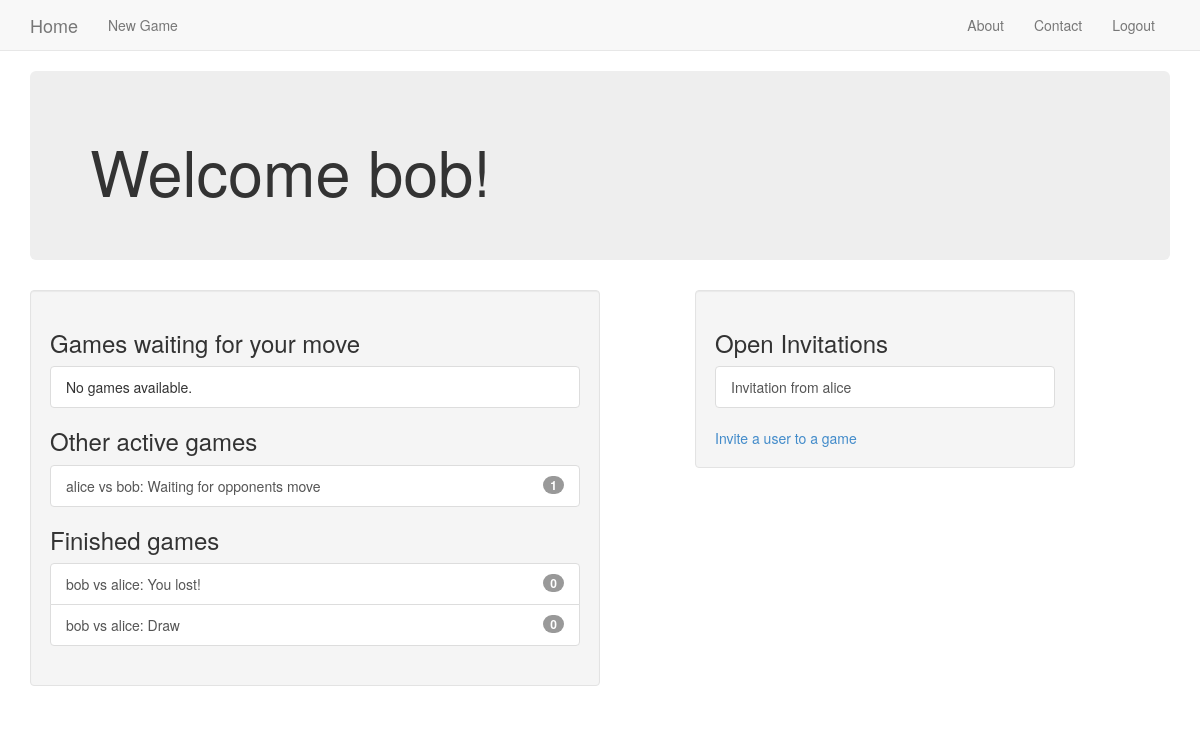
The app's page /user/home (signed in) with its own data.
### tictactoe/models.py (models this page shows, shortened)
class Game(models.Model):
    first_player = models.ForeignKey(User, related_name='games_first_player')
    second_player = models.ForeignKey(User, related_name='games_second_player')
    next_to_move = models.ForeignKey(User, related_name='games_to_move')
    start_time = models.DateTimeField(auto_now_add=True)
    last_active = models.DateTimeField(auto_now=True)
    status = models.CharField(max_length=1, default='A', choices=STATUS_CHOICES)
    objects = GamesManager()  # sets a new manager for this class.
    def __str__(self):
        return '{} vs {}'.format(self.first_player, self.second_player)

class Invitation(models.Model):
    from_user = models.ForeignKey(User, related_name='invitations_sent')
    to_user = models.ForeignKey(User, related_name='invitations_received', verbose_name='User to invite',
                                help_text='Select the user with who you want to play')
    message = models.CharField('Optional Message', max_length=200, blank=True,
                               help_text='Add a friendly message if you want')
    timestamp = models.DateTimeField(auto_now_add=True)

### user/views.py (the view)
@login_required()
def home(request):
    my_games = Game.objects.games_for_user(request.user)
    active_games = my_games.filter(status='A')
    finished_games = my_games.exclude(status='A')
    waiting_games = active_games.filter(next_to_move=request.user)
    other_games = active_games.exclude(next_to_move=request.user)
    invitations = request.user.invitations_received.all()
    context = {'other_games': other_games,
               'waiting_games': waiting_games,
               'finished_games': finished_games,
               'invitations': invitations}
    return render(request, 'user/home.html', context)

### tictactoe/models.py (called while the page is built)
    def games_for_user(self, user):
        return super(GamesManager, self).get_queryset().filter(
            Q(first_player_id=user.id) | Q(second_player_id=user.id)
        )  # this query returns all games where the user is either 1stP or 2ndP

### user/templates/user/home.html (shortened to what this page needs)
{% extends 'base.html' %}
{% block content %}
    <div class="jumbotron">
        <h1>Welcome {{ user.username }}!</h1>
    </div>
    <div class="well col-md-6">
        {% include 'tictactoe/game_list_snippet.html' with header='Games waiting for your move' games_list=waiting_games %}
        {% include 'tictactoe/game_list_snippet.html' with header='Other active games' games_list=other_games %}
        {% include 'tictactoe/game_list_snippet.html' with header='Finished games' games_list=finished_games %}
    </div>
    <div class="well col-sm-4 col-sm-push-1">
        {% if invitations %}
            <h3 class="panel-header">Open Invitations</h3>
            <div class="list-group">
                {% for invi in invitations %}
                    <a class="list-group-item" href="#">
                        Invitation from {{ invi.from_user.username }}
                    </a>
                {% endfor %}
            </div>
        {% endif %}
        <a href="{% url 'tictactoe:invite' %}">Invite a user to a game</a>
    </div>
{% endblock %}

### tictactoe/templates/tictactoe/game_list_snippet.html
<h3 class="panel-header">{{ header }}</h3>
<div class="list-group" >
    {% for game in games_list %}
        <a class="list-group-item" href="#">
            {{ game }}:
            {% if game.status == "A" %}
                {% if game.next_to_move == user %}Your turn{% else %}Waiting for opponents move{% endif %}
            {% elif game.status == "D" %}
                Draw
            {% elif game.status == "F" and user == game.first_player %}
                You won!
            {% elif game.status == "S" and user == game.second_player %}
                You won!
            {% else %}
                You lost!
            {% endif %}
            <span class="badge">{{ game.move_set.count }}</span></a>
    {% empty %}
        <span class="list-group-item">No games available.</span>
    {% endfor %}
</div>

### records on screen
Game: first_player+second_player "alice vs bob", status "Waiting for opponents move", move_set.count "1"
Game: first_player+second_player "bob vs alice", status "You lost!", move_set.count "0"
Game: first_player+second_player "bob vs alice", status "Draw", move_set.count "0"
Invitation: from_user.username "alice"

### other values on screen
{{ user.username }} "bob"
{{ header }} "Games waiting for your move Other active games Finished games"
